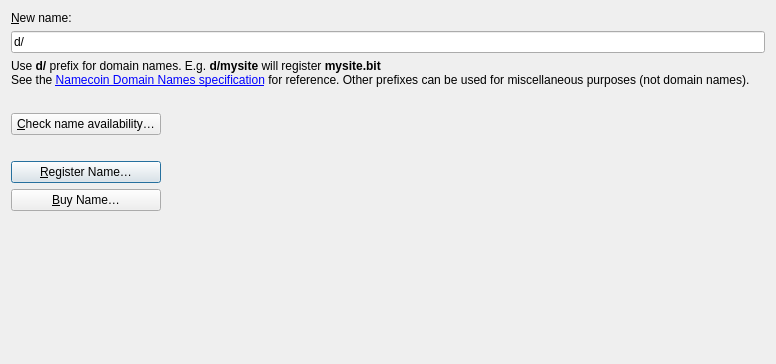
<?xml version="1.0" encoding="UTF-8"?>
<ui version="4.0">
 <class>BuyNamesPage</class>
 <widget class="QWidget" name="BuyNamesPage">
  <property name="geometry">
   <rect>
    <x>0</x>
    <y>0</y>
    <width>776</width>
    <height>364</height>
   </rect>
  </property>
  <!--
  <layout class="QHBoxLayout" name="horizontalLayout">
   <item>
    <widget class="QFrame" name="frame2">
     <property name="sizePolicy">
      <sizepolicy hsizetype="Preferred" vsizetype="Expanding">
       <horstretch>0</horstretch>
       <verstretch>0</verstretch>
      </sizepolicy>
     </property>
     <property name="frameShape">
      <enum>QFrame::StyledPanel</enum>
     </property>
     <property name="frameShadow">
      <enum>QFrame::Sunken</enum>
     </property>
     -->
     <layout class="QVBoxLayout" name="verticalLayout">
      <item>
       <widget class="QLabel" name="label_4">
        <property name="sizePolicy">
         <sizepolicy hsizetype="Preferred" vsizetype="Maximum">
          <horstretch>0</horstretch>
          <verstretch>0</verstretch>
         </sizepolicy>
        </property>
        <property name="text">
         <string>&amp;New name:</string>
        </property>
        <property name="alignment">
         <set>Qt::AlignLeading|Qt::AlignLeft|Qt::AlignVCenter</set>
        </property>
        <property name="buddy">
         <cstring>registerName</cstring>
        </property>
       </widget>
      </item>
      <item>
       <widget class="QValidatedLineEdit" name="registerName">
        <property name="toolTip">
         <string>Enter a name to register it.</string>
        </property>
        <property name="text">
         <string>d/</string>
        </property>
       </widget>
      </item>
      <item>
       <widget class="QLabel" name="label">
        <property name="sizePolicy">
         <sizepolicy hsizetype="Preferred" vsizetype="Preferred">
          <horstretch>0</horstretch>
          <verstretch>0</verstretch>
         </sizepolicy>
        </property>
        <property name="text">
         <string>Use &lt;strong&gt;d/&lt;/strong&gt; prefix for domain names. E.g. &lt;strong&gt;d/mysite&lt;/strong&gt; will register &lt;strong&gt;mysite.bit&lt;/strong&gt;&lt;br&gt;See the &lt;a href=&quot;https://github.com/namecoin/proposals/blob/master/ifa-0001.md#keys&quot;&gt;Namecoin Domain Names specification&lt;/a&gt; for reference. Other prefixes can be used for miscellaneous purposes (not domain names).&lt;/p&gt;</string>
        </property>
        <property name="textFormat">
         <enum>Qt::RichText</enum>
        </property>
        <property name="wordWrap">
         <bool>true</bool>
        </property>
        <property name="openExternalLinks">
         <bool>true</bool>
        </property>
       </widget>
      </item>
      <item>
       <widget class="QLabel" name="previewLabel">
        <property name="sizePolicy">
         <sizepolicy hsizetype="Preferred" vsizetype="Preferred">
          <horstretch>0</horstretch>
          <verstretch>0</verstretch>
         </sizepolicy>
        </property>
        <property name="text">
         <string></string>
        </property>
        <property name="textFormat">
         <enum>Qt::PlainText</enum>
        </property>
        <property name="wordWrap">
         <bool>true</bool>
        </property>
       </widget>
      </item>
      <item>
       <widget class="QPushButton" name="checkNameButton">
        <property name="sizePolicy">
         <sizepolicy hsizetype="Fixed" vsizetype="Fixed">
          <horstretch>0</horstretch>
          <verstretch>0</verstretch>
         </sizepolicy>
        </property>
        <property name="minimumSize">
         <size>
          <width>150</width>
          <height>0</height>
         </size>
        </property>
        <property name="text">
         <string>&amp;Check name availability&#8230;</string>
        </property>
       </widget>
      </item>
      <item>
       <widget class="QLabel" name="statusLabel">
        <property name="sizePolicy">
         <sizepolicy hsizetype="Preferred" vsizetype="Preferred">
          <horstretch>0</horstretch>
          <verstretch>0</verstretch>
         </sizepolicy>
        </property>
        <property name="text">
         <string></string>
        </property>
        <property name="textFormat">
         <enum>Qt::PlainText</enum>
        </property>
        <property name="wordWrap">
         <bool>true</bool>
        </property>
       </widget>
      </item>
      <item>
       <widget class="QPushButton" name="registerNameButton">
        <property name="sizePolicy">
         <sizepolicy hsizetype="Fixed" vsizetype="Fixed">
          <horstretch>0</horstretch>
          <verstretch>0</verstretch>
         </sizepolicy>
        </property>
        <property name="minimumSize">
         <size>
          <width>150</width>
          <height>0</height>
         </size>
        </property>
        <property name="toolTip">
         <string>Register the name.</string>
        </property>
        <property name="text">
         <string>&amp;Register Name&#8230;</string>
        </property>
        <property name="icon">
         <iconset resource="../bitcoin.qrc">
          <normaloff>:/icons/send</normaloff>:/icons/send</iconset>
        </property>
        <property name="default">
         <bool>true</bool>
        </property>
       </widget>
      </item>
      <item>
       <widget class="QPushButton" name="buyNameButton">
        <property name="sizePolicy">
         <sizepolicy hsizetype="Fixed" vsizetype="Fixed">
          <horstretch>0</horstretch>
          <verstretch>0</verstretch>
         </sizepolicy>
        </property>
        <property name="minimumSize">
         <size>
          <width>150</width>
          <height>0</height>
         </size>
        </property>
        <property name="toolTip">
         <string>Buy the name from the current owner.</string>
        </property>
        <property name="text">
         <string>&amp;Buy Name&#8230;</string>
        </property>
       </widget>
      </item>
      <item>
       <spacer name="verticalSpacer">
        <property name="orientation">
         <enum>Qt::Vertical</enum>
        </property>
        <property name="sizeHint" stdset="0">
         <size>
          <width>20</width>
          <height>40</height>
         </size>
        </property>
       </spacer>
      </item>
     </layout>
     <!--
    </widget>
   </item>
  </layout>
  -->
 </widget>
 <customwidgets>
  <customwidget>
   <class>QValidatedLineEdit</class>
   <extends>QLineEdit</extends>
   <header>qvalidatedlineedit.h</header>
  </customwidget>
 </customwidgets>
 <connections/>
</ui>
